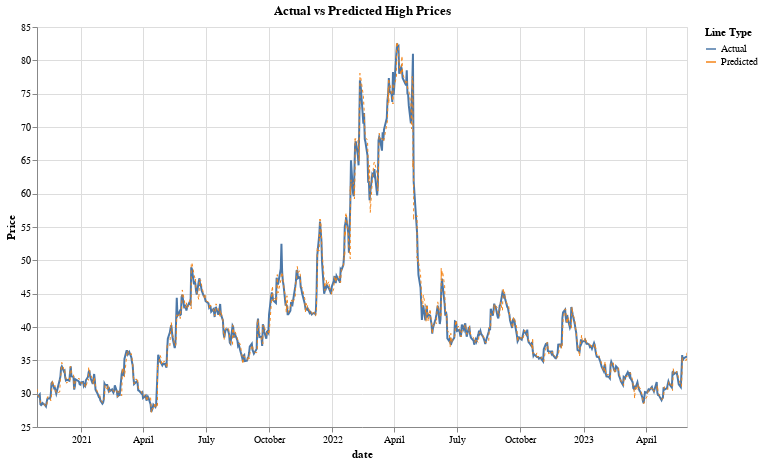

The notebook cell saved with this chart:
### Code cell
import altair as alt

alt.themes.enable('fivethirtyeight')

predictions_df['date'] = pd.to_datetime(predictions_df['date'])

predictions_df['label'] = 'Actual'
predictions_df['predicted_label'] = 'Predicted'

# Actual high price line
line1 = alt.Chart(predictions_df).mark_line(strokeWidth=2).encode(
    x='date:T',
    y=alt.Y('y_test:Q', title='Price', scale=alt.Scale(zero=False)),
    color=alt.Color('label:N', legend=alt.Legend(title="Line Type")),
    tooltip=['date', 'y_test', 'y_pred']
)

# Predicted high price line
line2 = alt.Chart(predictions_df).mark_line(strokeWidth=1, strokeDash=[3, 3]).encode(
    x='date:T',
    y=alt.Y('y_pred:Q', title='', scale=alt.Scale(zero=False)),
    color=alt.Color('predicted_label:N', legend=alt.Legend(title="Line Type")),
    tooltip=['date', 'y_test', 'y_pred']
)

# Combine the two lines
chart = alt.layer(line1, line2).properties(
    title='Actual vs Predicted High Prices',
    width=650,
    height=400
).interactive()

chart

### Figure 1 — Vega-Lite specification as saved in the notebook (floating-point values rounded to 4 significant figures; data arrays with more than 128 entries replaced by an {"elided": "..."} marker saying what was removed)
{"usermeta": {"embedOptions": {"theme": "fivethirtyeight"}}, "config": {"view": {"continuousWidth": 300, "continuousHeight": 300}}, "layer": [{"mark": {"type": "line", "strokeWidth": 2}, "encoding": {"color": {"field": "label", "legend": {"title": "Line Type"}, "type": "nominal"}, "tooltip": [{"field": "date", "type": "temporal"}, {"field": "y_test", "type": "quantitative"}, {"field": "y_pred", "type": "quantitative"}], "x": {"field": "date", "type": "temporal"}, "y": {"field": "y_test", "scale": {"zero": false}, "title": "Price", "type": "quantitative"}}, "name": "view_3"}, {"mark": {"type": "line", "strokeDash": [3, 3], "strokeWidth": 1}, "encoding": {"color": {"field": "predicted_label", "legend": {"title": "Line Type"}, "type": "nominal"}, "tooltip": [{"field": "date", "type": "temporal"}, {"field": "y_test", "type": "quantitative"}, {"field": "y_pred", "type": "quantitative"}], "x": {"field": "date", "type": "temporal"}, "y": {"field": "y_pred", "scale": {"zero": false}, "title": "", "type": "quantitative"}}}], "data": {"name": "data-2bed23ce54e336e281e4a4daf8b3b2d7"}, "height": 400, "params": [{"name": "param_3", "select": {"type": "interval", "encodings": ["x", "y"]}, "bind": "scales", "views": ["view_3"]}], "title": "Actual vs Predicted High Prices", "width": 650, "$schema": "https://vega.github.io/schema/vega-lite/v5.8.0.json", "datasets": {"data-2bed23ce54e336e281e4a4daf8b3b2d7": {"elided": "794 records"}}}
